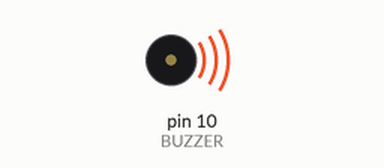
Recording of a sketch running on a simulated Arduino Uno, built with avr-gcc and run on an emulated ATmega328P. Shown: buzzer (waves = sounding).

Above: at 0.1 s.
At 3.6 s:
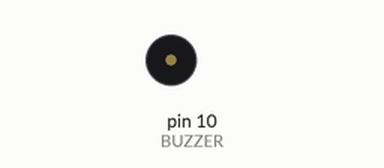
Timing chart, 0 to 5.1 s (numbered marks = the images above):
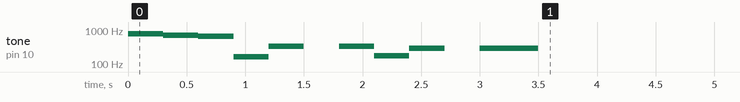

The sketch:

tone_test2.ino
```cpp
const int BUZZER = 10;
#define DO1 262
#define RE 294
#define MI 330
#define FA 349
#define SOL 392
#define LA 440
#define SHI 494
#define DO2 523

#define DELAY 300

#include "pitches.h"

const int hakGyo[]{
  NOTE_G5, NOTE_F5, NOTE_E5, NOTE_E3, NOTE_E4, 0, NOTE_E4, NOTE_F3, NOTE_D4, 0, NOTE_D4
};

const int musicDelay[]{
  500, 500, 500, 500, 500, 500, 500, 500, 500, 500, 500
};


void setup() {
  musicStart();
}

void loop() {

}

void musicStart(){
  for(int i = 0; i< sizeof(hakGyo)/sizeof(int); i++){
    tone(BUZZER, hakGyo[i], musicDelay[i]);
    delay(DELAY);
  }
}
```

pitches.h
```cpp
/*************************************************
 * Public Constants
 *************************************************/

#define NOTE_B0  31
#define NOTE_C1  33
#define NOTE_CS1 35
#define NOTE_D1  37
#define NOTE_DS1 39
#define NOTE_E1  41
#define NOTE_F1  44
#define NOTE_FS1 46
#define NOTE_G1  49
#define NOTE_GS1 52
#define NOTE_A1  55
#define NOTE_AS1 58
#define NOTE_B1  62
#define NOTE_C2  65
#define NOTE_CS2 69
#define NOTE_D2  73
#define NOTE_DS2 78
#define NOTE_E2  82
#define NOTE_F2  87
#define NOTE_FS2 93
#define NOTE_G2  98
#define NOTE_GS2 104
#define NOTE_A2  110
#define NOTE_AS2 117
#define NOTE_B2  123
#define NOTE_C3  131
#define NOTE_CS3 139
#define NOTE_D3  147
#define NOTE_DS3 156
#define NOTE_E3  165
#define NOTE_F3  175
#define NOTE_FS3 185
#define NOTE_G3  196
#define NOTE_GS3 208
#define NOTE_A3  220
#define NOTE_AS3 233
#define NOTE_B3  247
#define NOTE_C4  262
#define NOTE_CS4 277
#define NOTE_D4  294
#define NOTE_DS4 311
#define NOTE_E4  330
#define NOTE_F4  349
#define NOTE_FS4 370
#define NOTE_G4  392
#define NOTE_GS4 415
#define NOTE_A4  440
#define NOTE_AS4 466
#define NOTE_B4  494
#define NOTE_C5  523
#define NOTE_CS5 554
#define NOTE_D5  587
#define NOTE_DS5 622
#define NOTE_E5  659
#define NOTE_F5  698
#define NOTE_FS5 740
#define NOTE_G5  784
#define NOTE_GS5 831
#define NOTE_A5  880
#define NOTE_AS5 932
#define NOTE_B5  988
#define NOTE_C6  1047
#define NOTE_CS6 1109
#define NOTE_D6  1175
#define NOTE_DS6 1245
#define NOTE_E6  1319
#define NOTE_F6  1397
#define NOTE_FS6 1480
#define NOTE_G6  1568
#define NOTE_GS6 1661
#define NOTE_A6  1760
#define NOTE_AS6 1865
#define NOTE_B6  1976
#define NOTE_C7  2093
#define NOTE_CS7 2217
#define NOTE_D7  2349
#define NOTE_DS7 2489
#define NOTE_E7  2637
#define NOTE_F7  2794
#define NOTE_FS7 2960
#define NOTE_G7  3136
#define NOTE_GS7 3322
#define NOTE_A7  3520
#define NOTE_AS7 3729
#define NOTE_B7  3951
#define NOTE_C8  4186
#define NOTE_CS8 4435
#define NOTE_D8  4699
#define NOTE_DS8 4978
 
```

Measured:
- by itself, tone on pin 10 (BUZZER): plays 784 Hz for 0.30 s, 698 Hz for 0.30 s, 659 Hz for 0.30 s, 165 Hz for 0.30 s, 330 Hz for 0.30 s, 330 Hz for 0.30 s … (9 notes in this stretch)
